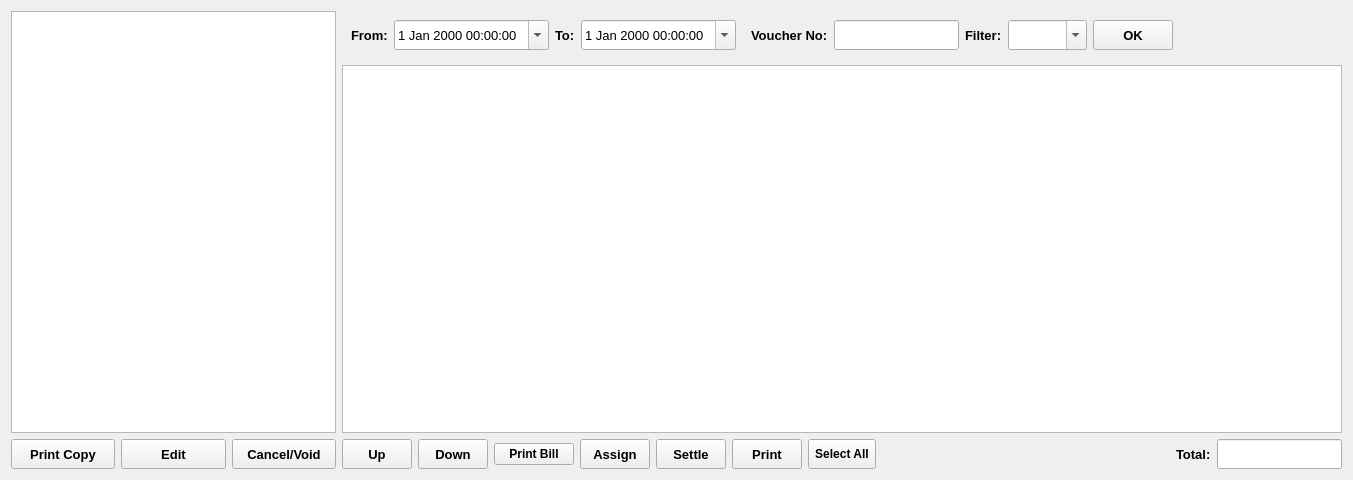
<?xml version="1.0" encoding="UTF-8"?>
<ui version="4.0">
 <class>RestaurantDeliveryReport</class>
 <widget class="QWidget" name="RestaurantDeliveryReport">
  <property name="geometry">
   <rect>
    <x>0</x>
    <y>0</y>
    <width>1353</width>
    <height>480</height>
   </rect>
  </property>
  <property name="windowTitle">
   <string>Form</string>
  </property>
  <layout class="QHBoxLayout" name="horizontalLayout_4" stretch="0,1">
   <item>
    <layout class="QVBoxLayout" name="verticalLayout_2">
     <item>
      <widget class="QTextEdit" name="textEdit">
       <property name="minimumSize">
        <size>
         <width>325</width>
         <height>0</height>
        </size>
       </property>
       <property name="maximumSize">
        <size>
         <width>325</width>
         <height>16777215</height>
        </size>
       </property>
       <property name="readOnly">
        <bool>true</bool>
       </property>
      </widget>
     </item>
     <item>
      <layout class="QHBoxLayout" name="horizontalLayout_2">
       <item>
        <widget class="QToolButton" name="copyButton">
         <property name="sizePolicy">
          <sizepolicy hsizetype="Expanding" vsizetype="Fixed">
           <horstretch>0</horstretch>
           <verstretch>0</verstretch>
          </sizepolicy>
         </property>
         <property name="minimumSize">
          <size>
           <width>0</width>
           <height>30</height>
          </size>
         </property>
         <property name="font">
          <font>
           <pointsize>10</pointsize>
           <bold>true</bold>
          </font>
         </property>
         <property name="text">
          <string>Print Copy</string>
         </property>
        </widget>
       </item>
       <item>
        <widget class="QToolButton" name="editButton">
         <property name="sizePolicy">
          <sizepolicy hsizetype="Expanding" vsizetype="Fixed">
           <horstretch>0</horstretch>
           <verstretch>0</verstretch>
          </sizepolicy>
         </property>
         <property name="minimumSize">
          <size>
           <width>0</width>
           <height>30</height>
          </size>
         </property>
         <property name="font">
          <font>
           <pointsize>10</pointsize>
           <bold>true</bold>
          </font>
         </property>
         <property name="text">
          <string>Edit</string>
         </property>
        </widget>
       </item>
       <item>
        <widget class="QToolButton" name="cancelButton">
         <property name="sizePolicy">
          <sizepolicy hsizetype="Expanding" vsizetype="Fixed">
           <horstretch>0</horstretch>
           <verstretch>0</verstretch>
          </sizepolicy>
         </property>
         <property name="minimumSize">
          <size>
           <width>0</width>
           <height>30</height>
          </size>
         </property>
         <property name="font">
          <font>
           <pointsize>10</pointsize>
           <bold>true</bold>
          </font>
         </property>
         <property name="text">
          <string>Cancel/Void</string>
         </property>
        </widget>
       </item>
      </layout>
     </item>
    </layout>
   </item>
   <item>
    <layout class="QVBoxLayout" name="verticalLayout">
     <item>
      <layout class="QHBoxLayout" name="horizontalLayout_5" stretch="0,0,0,0,0,0,1">
       <item>
        <widget class="QWidget" name="dateWidget" native="true">
         <layout class="QHBoxLayout" name="horizontalLayout_3">
          <item>
           <widget class="QLabel" name="fromDateLabel">
            <property name="font">
             <font>
              <pointsize>10</pointsize>
              <bold>true</bold>
             </font>
            </property>
            <property name="text">
             <string>From:</string>
            </property>
           </widget>
          </item>
          <item>
           <widget class="QDateTimeEdit" name="fromDateDateTimeEdit">
            <property name="minimumSize">
             <size>
              <width>0</width>
              <height>30</height>
             </size>
            </property>
            <property name="font">
             <font>
              <pointsize>10</pointsize>
             </font>
            </property>
            <property name="calendarPopup">
             <bool>true</bool>
            </property>
           </widget>
          </item>
          <item>
           <widget class="QLabel" name="toDateLabel">
            <property name="font">
             <font>
              <pointsize>10</pointsize>
              <bold>true</bold>
             </font>
            </property>
            <property name="text">
             <string>To:</string>
            </property>
           </widget>
          </item>
          <item>
           <widget class="QDateTimeEdit" name="toDateDateTimeEdit">
            <property name="minimumSize">
             <size>
              <width>0</width>
              <height>30</height>
             </size>
            </property>
            <property name="font">
             <font>
              <pointsize>10</pointsize>
             </font>
            </property>
            <property name="calendarPopup">
             <bool>true</bool>
            </property>
           </widget>
          </item>
         </layout>
        </widget>
       </item>
       <item>
        <widget class="QLabel" name="voucherNoLabel">
         <property name="font">
          <font>
           <pointsize>10</pointsize>
           <bold>true</bold>
          </font>
         </property>
         <property name="text">
          <string>Voucher No:</string>
         </property>
        </widget>
       </item>
       <item>
        <widget class="QLineEdit" name="voucherNoLineEdit">
         <property name="minimumSize">
          <size>
           <width>0</width>
           <height>30</height>
          </size>
         </property>
         <property name="font">
          <font>
           <pointsize>10</pointsize>
          </font>
         </property>
        </widget>
       </item>
       <item>
        <widget class="QLabel" name="label">
         <property name="font">
          <font>
           <pointsize>10</pointsize>
           <bold>true</bold>
          </font>
         </property>
         <property name="text">
          <string>Filter:</string>
         </property>
        </widget>
       </item>
       <item>
        <widget class="QComboBox" name="filterComboBox">
         <property name="minimumSize">
          <size>
           <width>0</width>
           <height>30</height>
          </size>
         </property>
         <property name="font">
          <font>
           <pointsize>10</pointsize>
          </font>
         </property>
         <property name="editable">
          <bool>true</bool>
         </property>
        </widget>
       </item>
       <item>
        <widget class="QPushButton" name="OKButton">
         <property name="minimumSize">
          <size>
           <width>0</width>
           <height>30</height>
          </size>
         </property>
         <property name="font">
          <font>
           <pointsize>10</pointsize>
           <bold>true</bold>
          </font>
         </property>
         <property name="text">
          <string>OK</string>
         </property>
        </widget>
       </item>
       <item>
        <spacer name="horizontalSpacer_3">
         <property name="orientation">
          <enum>Qt::Horizontal</enum>
         </property>
         <property name="sizeHint" stdset="0">
          <size>
           <width>40</width>
           <height>20</height>
          </size>
         </property>
        </spacer>
       </item>
      </layout>
     </item>
     <item>
      <widget class="QTableView" name="tableView"/>
     </item>
     <item>
      <layout class="QHBoxLayout" name="horizontalLayout" stretch="0,0,0,0,0,0,0,1,0,0">
       <item>
        <widget class="QToolButton" name="upButton">
         <property name="minimumSize">
          <size>
           <width>70</width>
           <height>30</height>
          </size>
         </property>
         <property name="font">
          <font>
           <pointsize>10</pointsize>
           <bold>true</bold>
          </font>
         </property>
         <property name="text">
          <string>Up</string>
         </property>
        </widget>
       </item>
       <item>
        <widget class="QToolButton" name="downButton">
         <property name="minimumSize">
          <size>
           <width>70</width>
           <height>30</height>
          </size>
         </property>
         <property name="font">
          <font>
           <pointsize>10</pointsize>
           <bold>true</bold>
          </font>
         </property>
         <property name="text">
          <string>Down</string>
         </property>
        </widget>
       </item>
       <item>
        <widget class="QPushButton" name="printBill">
         <property name="font">
          <font>
           <bold>true</bold>
          </font>
         </property>
         <property name="text">
          <string>Print Bill</string>
         </property>
        </widget>
       </item>
       <item>
        <widget class="QToolButton" name="switchButton">
         <property name="minimumSize">
          <size>
           <width>70</width>
           <height>30</height>
          </size>
         </property>
         <property name="font">
          <font>
           <pointsize>10</pointsize>
           <bold>true</bold>
          </font>
         </property>
         <property name="text">
          <string>Assign</string>
         </property>
        </widget>
       </item>
       <item>
        <widget class="QToolButton" name="settleButton">
         <property name="minimumSize">
          <size>
           <width>70</width>
           <height>30</height>
          </size>
         </property>
         <property name="font">
          <font>
           <pointsize>10</pointsize>
           <bold>true</bold>
          </font>
         </property>
         <property name="text">
          <string>Settle</string>
         </property>
        </widget>
       </item>
       <item>
        <widget class="QToolButton" name="printButton">
         <property name="minimumSize">
          <size>
           <width>70</width>
           <height>30</height>
          </size>
         </property>
         <property name="font">
          <font>
           <pointsize>10</pointsize>
           <bold>true</bold>
          </font>
         </property>
         <property name="text">
          <string>Print</string>
         </property>
        </widget>
       </item>
       <item>
        <widget class="QToolButton" name="selectALL">
         <property name="minimumSize">
          <size>
           <width>0</width>
           <height>30</height>
          </size>
         </property>
         <property name="font">
          <font>
           <bold>true</bold>
          </font>
         </property>
         <property name="text">
          <string>Select All</string>
         </property>
         <property name="checkable">
          <bool>true</bool>
         </property>
        </widget>
       </item>
       <item>
        <spacer name="horizontalSpacer">
         <property name="orientation">
          <enum>Qt::Horizontal</enum>
         </property>
         <property name="sizeHint" stdset="0">
          <size>
           <width>40</width>
           <height>20</height>
          </size>
         </property>
        </spacer>
       </item>
       <item>
        <widget class="QLabel" name="totalLabel">
         <property name="font">
          <font>
           <pointsize>10</pointsize>
           <bold>true</bold>
          </font>
         </property>
         <property name="text">
          <string>Total:</string>
         </property>
        </widget>
       </item>
       <item>
        <widget class="QLineEdit" name="totalLineEdit">
         <property name="minimumSize">
          <size>
           <width>0</width>
           <height>30</height>
          </size>
         </property>
         <property name="font">
          <font>
           <pointsize>10</pointsize>
          </font>
         </property>
        </widget>
       </item>
      </layout>
     </item>
    </layout>
   </item>
  </layout>
 </widget>
 <resources/>
 <connections/>
</ui>
